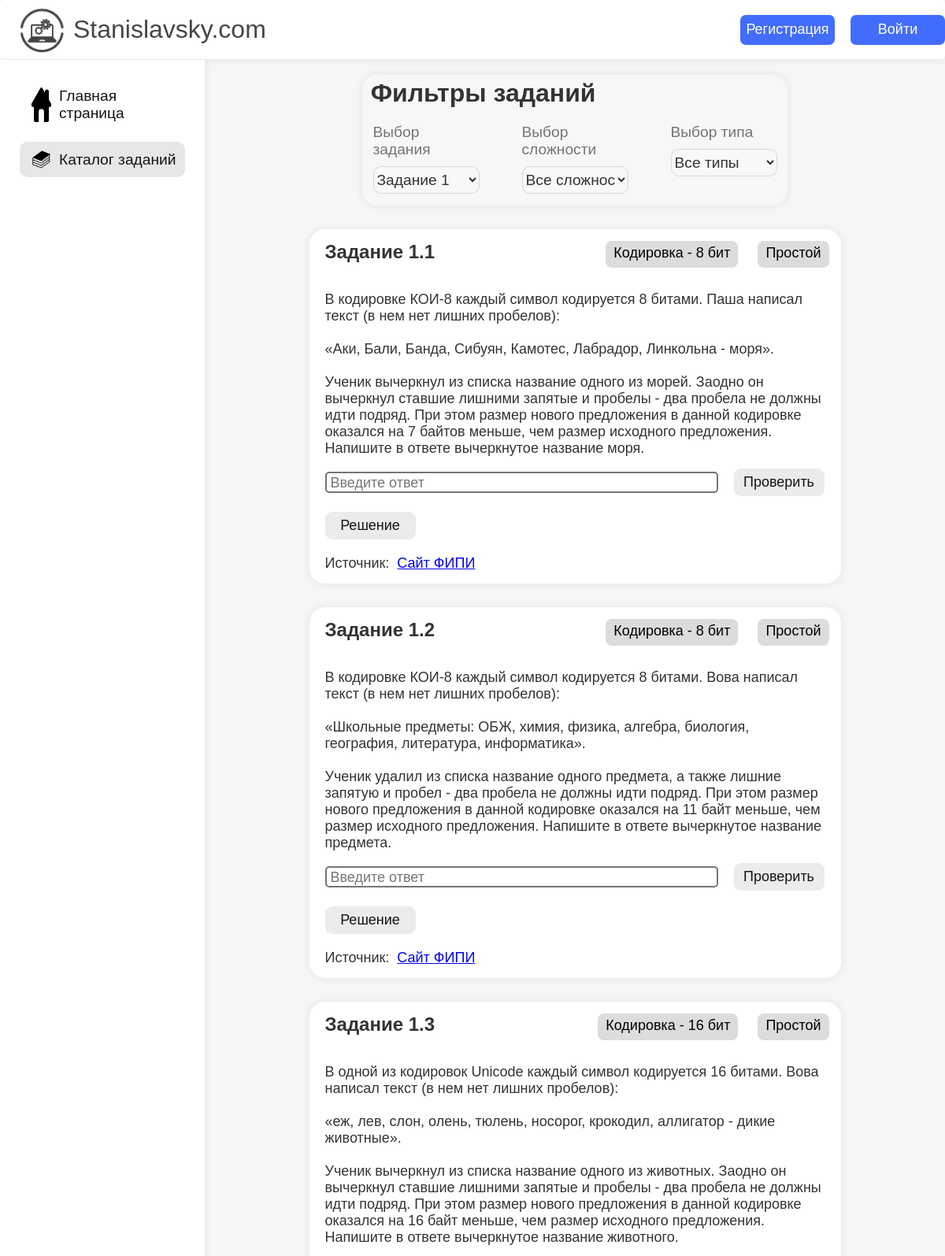
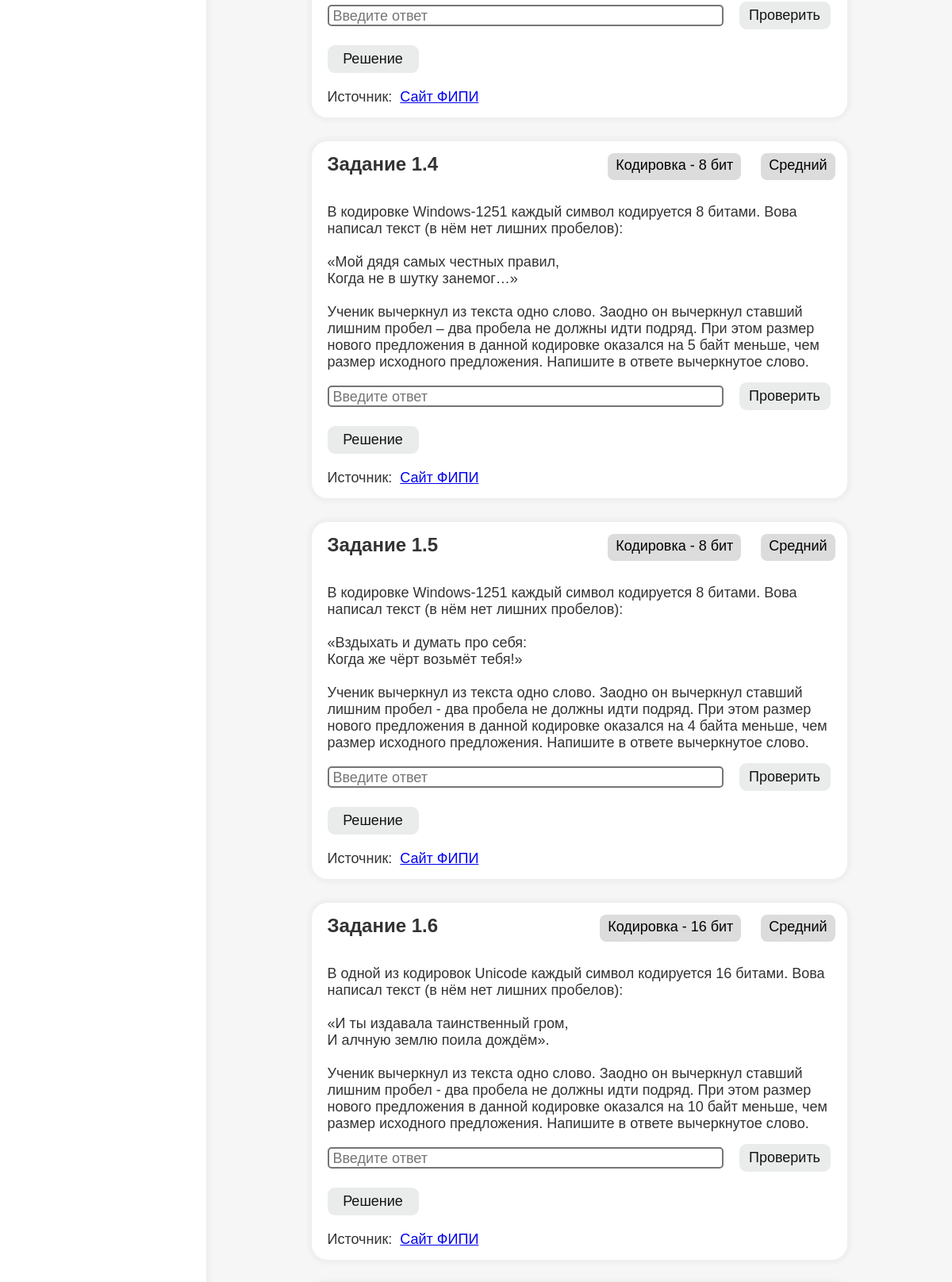
/catalog (upper part), run on the app's committed database (2 pictures, top to bottom).
### data/tasks.py (models this page shows, shortened)
class Task(SqlAlchemyBase, SerializerMixin):
    __tablename__ = 'tasks'
    id = sqlalchemy.Column(sqlalchemy.Integer,
                           primary_key=True, autoincrement=True)
    number = sqlalchemy.Column(sqlalchemy.Integer)
    difficulty = sqlalchemy.Column(sqlalchemy.String)
    task_id = sqlalchemy.Column(sqlalchemy.Integer)
    type = sqlalchemy.Column(sqlalchemy.String)
    text1 = sqlalchemy.Column(sqlalchemy.String)
    image = sqlalchemy.Column(sqlalchemy.String)
    text2 = sqlalchemy.Column(sqlalchemy.String)
    solution = sqlalchemy.Column(sqlalchemy.String)
    answer = sqlalchemy.Column(sqlalchemy.String)

### server.py (the view)
@app.route('/catalog')
def catalog():
    data = db_sess.query(Task).filter(Task.number == 1)
    if current_user.is_authenticated:
        solved = current_user.solved_tasks_ids.split(';')
    else:
        solved = ''
    params = {
        'tasks': data,
        'solved': solved,
        'title': 'Каталог заданий',
        'active': '2'
    }
    return render_template('CatalogOfTasks.html', **params)

### templates/CatalogOfTasks.html (shortened to what this page needs)
{% extends "Base.html" %}
{% block content %}
<link rel="stylesheet" href="/static/CatalogOfTasks/styles/content.css">
<div class="content-section">
    <div class="filter-section">
        <h1>Фильтры заданий</h1>
        <div class="filter-holder">
            <div class="filter-1">
                <p>Выбор задания</p>
                <select class="dropdown1" name="task-choosing" id="dropdown1">
                    <div class="options">
                        {% for i in range(1, 13) %}
                            <option value="">Задание {{i}}</option>
                        {% endfor %}
                    </div>
                </select>
            </div>
            <div class="filter-2">
                <p>Выбор сложности</p>
                <select class="dropdown2" name="difficulty-choosing" id="dropdown2">
                    <option value="">Все сложности</option>
                </select>
            </div>
            <div class="filter-3">
                <p>Выбор типа</p>
                <select class="dropdown3" name="type-choosing" id="dropdown3">
                    <option value="">Все типы</option>
                </select>
            </div>
        </div>
    </div>
    <div class="tasks-section">
        {% for task in tasks %}
            <article class="task1" id="{{task.id}}">
                <div class="info-section">
                    <div class="header-section">
                        <h1>Задание 1.{{loop.index}}</h1>
                    </div>
                    <div class="stats-section">
                        <div class="type">{{task.type}}</div>
                        <div class="difficulty">{{task.difficulty}}</div>
                    </div>
                </div>
                <p style="white-space: pre-wrap">{{task.text1}}</p>
                <div class="interface-section">
                    <div class="input-answer">
                        <input type="text" name="answer" placeholder="Введите ответ" autocomplete="off">
                        <button class="submit">Проверить</button>
                    </div>
                    <button class="solution" name="false">Решение</button>
                </div>
                <p>Источник: <a style="padding-left: 10px;" target="_blank" href="https://oge.fipi.ru/bank/index.php?proj=74676951F093A0754D74F2D6E7955F06">Сайт ФИПИ</a></p>
            </article>
        {% endfor %}
    </div>
</div>
{% endblock %}

### static/Base/styles/Main.css (style rules this page uses)
* { padding: 0; margin: 0; font-family: 'Gill Sans', 'Gill Sans MT', Calibri, 'Trebuchet MS', sans-serif; }
body { background-color: rgb(246, 246, 246); }

### static/CatalogOfTasks/styles/content.css (style rules this page uses)
.content-section { display: flex; flex-direction: column; gap: 30px; margin-top: 95px; margin-left: calc(12.5% + 130px); height: max-content; width: 75%; }
.content-section .filter-section { display: flex; flex-direction: column; justify-content: center; align-self: center; width: 60%; height: max-content; padding-bottom: 15px; padding-top: 5px; background: rgb(247, 247, 247); border-radius: 20px; box-shadow: 0px 0px 5px 5px rgba(0, 0, 0, 0.03) }
.content-section .filter-section h1 { margin-left: 2%; color: rgb(51, 51, 51); width: 100%; }
.content-section .filter-section .filter-holder { display: flex; justify-content: center; gap: 10%; }
.content-section .filter-section .filter-holder p { color: rgb(116, 116, 116); margin-top: 20px; font-size: larger; }
.content-section .filter-section .filter-holder div { width: 25%; }
.content-section .filter-section .filter-holder div select { color: rgb(51, 51, 51); background-color: rgb(248, 248, 248); border-radius: 10px; width: 100%; height: 35px; margin-top: 10px; border-color: rgb(215, 215, 215); font-size: larger; }
.content-section .tasks-section { display: flex; flex-direction: column; gap: 30px; align-self: center; width: 75%; height: max-content; }
.content-section .tasks-section article { display: flex; flex-direction: column; height: max-content; width: 100%; background-color: white; border-radius: 20px; box-shadow: 0px 0px 5px 5px rgba(0, 0, 0, 0.03) }
.content-section .tasks-section article .info-section { display: flex; width: 100%; margin-top: 15px; }
.content-section .tasks-section article .info-section .header-section { display: flex; }
.content-section .tasks-section article .info-section .header-section h1 { display: flex; width: max-content; }
.content-section .tasks-section article .info-section .stats-section { display: flex; justify-content: end; gap: 10px; width: 100%; height: 64px; }
.content-section .tasks-section article .info-section .stats-section div { display: flex; margin-bottom: 30px; background-color: rgb(220, 220, 220); height: 46%; margin-right: 15px; border-radius: 8px; font-size: large; padding-right: 10px; padding-top: 5px; padding-left: 10px; width: max-content; color: black; }
.content-section .tasks-section article h1 { display: flex; padding-left: 20px; padding-bottom: 20px; color: rgb(51, 51, 51); }
.content-section .tasks-section article p { display: flex; font-size: large; padding-left: 20px; padding-right: 20px; padding-bottom: 15px; color: rgb(51, 51, 51); }
.content-section .tasks-section article .input-answer { display: flex; }
.content-section .tasks-section article button { height: 35px; width: 115px; margin-left: 20px; margin-bottom: 20px; align-self: flex-end; font-size: large; background: #eaecec; color: rgb(19, 19, 19); appearance: none; border: 0; border-radius: 9px; cursor: pointer; transition: 0.3s, 0.3s; }
.content-section .tasks-section article input { width: calc(100% - 185px); margin-left: 20px; margin-top: 4px; height: 20px; border-radius: 5px; border: 2px solid rgb(117, 117, 117); padding-top: 2px; padding-bottom: 1px; padding-left: 5px; font-size: large; }

### data on the page
Task: type "Кодировка - 8 бит", difficulty "Простой", text1 "В кодировке КОИ-8 каждый символ кодируется 8 битами. Паша написал текст (в нем нет лишних пробелов): «Аки, Бали, Банда, Сибуян, Камотес, Лабрадор, Линкольна - моря». Ученик вычеркнул из списка название одного из морей. Заодно он вычеркнул ставшие лишними запятые и пробелы - два пробела не должны идти подряд. При этом размер нового предложения в данной кодировке оказался на 7 байтов меньше, чем размер исходного предложения. Напишите в ответе вычеркнутое название моря."
Task: type "Кодировка - 8 бит", difficulty "Простой", text1 "В кодировке КОИ-8 каждый символ кодируется 8 битами. Вова написал текст (в нем нет лишних пробелов): «Школьные предметы: ОБЖ, химия, физика, алгебра, биология, география, литература, информатика». Ученик удалил из списка название одного предмета, а также лишние запятую и пробел - два пробела не должны идти подряд. При этом размер нового предложения в данной кодировке оказался на 11 байт меньше, чем размер исходного предложения. Напишите в ответе вычеркнутое название предмета."
Task: type "Кодировка - 16 бит", difficulty "Простой", text1 "В одной из кодировок Unicode каждый символ кодируется 16 битами. Вова написал текст (в нем нет лишних пробелов): «еж, лев, слон, олень, тюлень, носорог, крокодил, аллигатор - дикие животные». Ученик вычеркнул из списка название одного из животных. Заодно он вычеркнул ставшие лишними запятые и пробелы - два пробела не должны идти подряд. При этом размер нового предложения в данной кодировке оказался на 16 байт меньше, чем размер исходного предложения. Напишите в ответе вычеркнутое название животного."
Task: type "Кодировка - 8 бит", difficulty "Средний", text1 "В кодировке Windows-1251 каждый символ кодируется 8 битами. Вова написал текст (в нём нет лишних пробелов): «Мой дядя самых честных правил, Когда не в шутку занемог…» Ученик вычеркнул из текста одно слово. Заодно он вычеркнул ставший лишним пробел – два пробела не должны идти подряд. При этом размер нового предложения в данной кодировке оказался на 5 байт меньше, чем размер исходного предложения. Напишите в ответе вычеркнутое слово."
Task: type "Кодировка - 8 бит", difficulty "Средний", text1 "В кодировке Windows-1251 каждый символ кодируется 8 битами. Вова написал текст (в нём нет лишних пробелов): «Вздыхать и думать про себя: Когда же чёрт возьмёт тебя!» Ученик вычеркнул из текста одно слово. Заодно он вычеркнул ставший лишним пробел - два пробела не должны идти подряд. При этом размер нового предложения в данной кодировке оказался на 4 байта меньше, чем размер исходного предложения. Напишите в ответе вычеркнутое слово."
Task: type "Кодировка - 16 бит", difficulty "Средний", text1 "В одной из кодировок Unicode каждый символ кодируется 16 битами. Вова написал текст (в нём нет лишних пробелов): «И ты издавала таинственный гром, И алчную землю поила дождём». Ученик вычеркнул из текста одно слово. Заодно он вычеркнул ставший лишним пробел - два пробела не должны идти подряд. При этом размер нового предложения в данной кодировке оказался на 10 байт меньше, чем размер исходного предложения. Напишите в ответе вычеркнутое слово."
